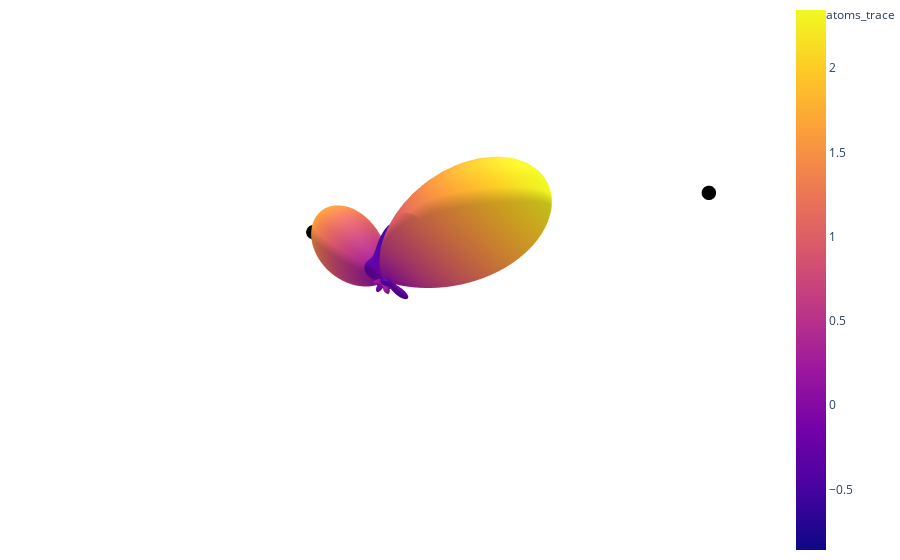

Notebook source saved alongside this figure:
### Code cell
visualize(predicted_geometry)

### Figure 1 — Plotly figure (JSON) as saved in the notebook; plotly's stock layout.template omitted (floating-point values rounded to 4 significant figures; data arrays with more than 128 entries replaced by an {"elided": "..."} marker saying what was removed)
{"data": [{"name": "spherical_harmonics_trace", "surfacecolor": {"elided": "102x100 float values"}, "type": "surface", "x": {"elided": "102x100 float values"}, "y": {"elided": "102x100 float values"}, "z": {"elided": "102x100 float values"}}, {"marker": {"color": "black", "size": 5}, "mode": "markers", "name": "atoms_trace", "type": "scatter3d", "x": [-0.1357, -1.426, -0.2091], "y": [0.2591, 1.315, -0.9824], "z": [0.4764, 0.586, -0.1523]}], "layout": {"margin": {"b": 0, "l": 0, "r": 0, "t": 0}, "paper_bgcolor": "rgba(255,255,255,255)", "plot_bgcolor": "rgba(255,255,255,255)", "scene": {"aspectmode": "cube", "bgcolor": "rgba(255,255,255,255)", "camera": {"eye": {"x": 0.5, "y": 0.5, "z": 0.5}}, "xaxis": {"backgroundcolor": "rgba(255,255,255,255)", "range": [-2.5, 2.5], "showgrid": false, "showticklabels": false, "title": {"text": ""}, "zeroline": false}, "yaxis": {"backgroundcolor": "rgba(255,255,255,255)", "range": [-2.5, 2.5], "showgrid": false, "showticklabels": false, "title": {"text": ""}, "zeroline": false}, "zaxis": {"backgroundcolor": "rgba(255,255,255,255)", "range": [-2.5, 2.5], "showgrid": false, "showticklabels": false, "title": {"text": ""}, "zeroline": false}}, "showlegend": true}}
